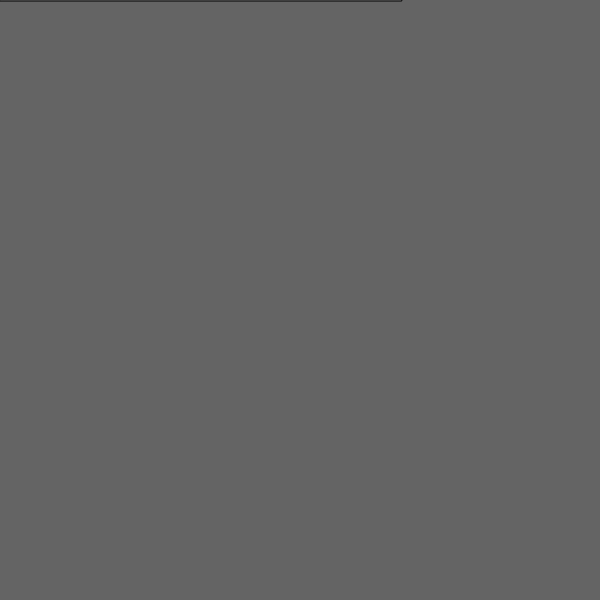
Frame 1 (no input)
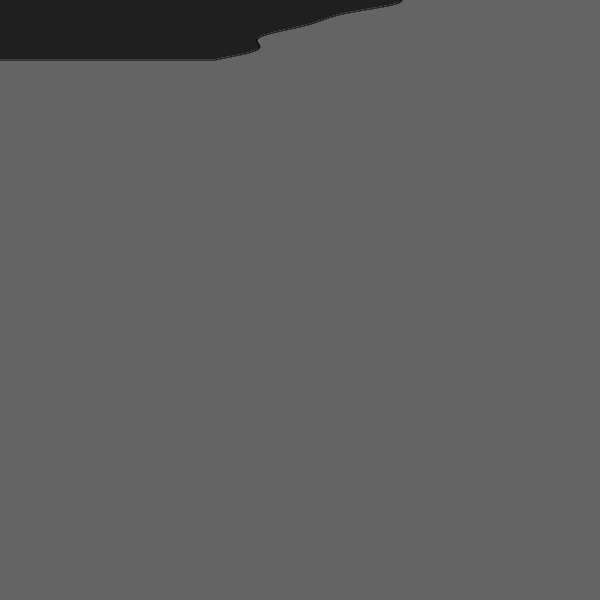
Frame 60 (no input)
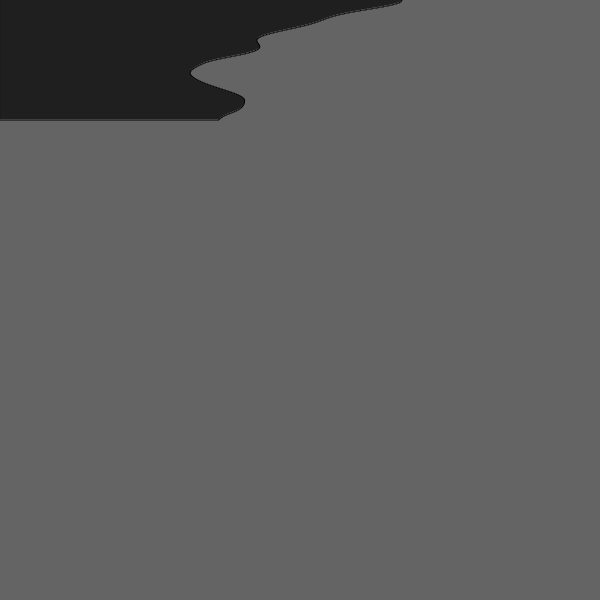
Frame 120 (the mouse pressed at the canvas centre since frame 60)

The p5.js sketch that drew these frames (run headless with seeded random() and noise() and a simulated clock; from frame 60 on, the mouse is pressed at the canvas centre):

// p5.js sketch
// ── sketch.js
let t = 0;
function setup() {
  createCanvas(600, 600);
  background(100);
}

function draw() {
  let n = noise(t);
  let x = map(n, 0, 1, 0, width);
  rect(0, t * 100, x, 1);
  t += 0.01;
}

// ── RandomWalk_Perlin_Noise.js
var Walker = function () {
  this.x = width/2;
  this.y = height/2;
  this.tx = 0;
  this.ty = 100;
}
Walker.prototype.show = function () {
  stroke(255, 0, 0);
  strokeWeight(2);
  point(this.x, this.y);
}
Walker.prototype.walk = function () {
  this.x = map(noise(this.tx), 0, 1, 0, width);
  this.y = map(noise(this.ty), 0, 1, 0, height);
  this.tx += 0.001;
  this.ty += 0.001;
}
let walker;
function setup () {
  createCanvas(600, 600);
  background(100);
  walker = new Walker();
}
function draw () {
  walker.show();
  walker.walk();

}

// ── cloudyEffect.js
// Two Dimension Perlin Noise.
function setup () {
  createCanvas(600, 600);

}
let zOff = 0;
function draw () {
  let xOff = 0;
  for (var x = 0; x < 100; x++) {
    let yOff = 0;
    for (var y = 0; y < 100; y++) {
      let bright = map(noise(xOff, yOff, zOff), 0, 1, 0, 255);
      stroke(bright, bright, bright);
      point(x, y);
      yOff += 0.01;
    }
    xOff += 0.01;
  }
  zOff += 0.01;
}
